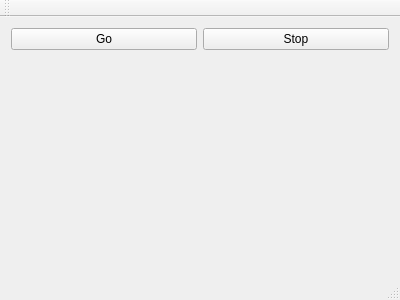
<?xml version="1.0" encoding="UTF-8"?>
<ui version="4.0">
 <class>MainWindow</class>
 <widget class="QMainWindow" name="MainWindow">
  <property name="geometry">
   <rect>
    <x>0</x>
    <y>0</y>
    <width>400</width>
    <height>300</height>
   </rect>
  </property>
  <property name="windowTitle">
   <string>MainWindow</string>
  </property>
  <widget class="QWidget" name="centralWidget">
   <layout class="QVBoxLayout" name="verticalLayout">
    <item>
     <layout class="QHBoxLayout" name="horizontalLayout">
      <item>
       <widget class="QPushButton" name="goButton">
        <property name="text">
         <string>Go</string>
        </property>
       </widget>
      </item>
      <item>
       <widget class="QPushButton" name="stopButton">
        <property name="text">
         <string>Stop</string>
        </property>
       </widget>
      </item>
     </layout>
    </item>
    <item>
     <widget class="AVGLWidget" name="widget" native="true"/>
    </item>
   </layout>
  </widget>
  <widget class="QMenuBar" name="menuBar">
   <property name="geometry">
    <rect>
     <x>0</x>
     <y>0</y>
     <width>400</width>
     <height>25</height>
    </rect>
   </property>
  </widget>
  <widget class="QToolBar" name="mainToolBar">
   <attribute name="toolBarArea">
    <enum>TopToolBarArea</enum>
   </attribute>
   <attribute name="toolBarBreak">
    <bool>false</bool>
   </attribute>
  </widget>
  <widget class="QStatusBar" name="statusBar"/>
 </widget>
 <layoutdefault spacing="6" margin="11"/>
 <customwidgets>
  <customwidget>
   <class>AVGLWidget</class>
   <extends>QWidget</extends>
   <header>av_gl_widget.h</header>
   <container>1</container>
  </customwidget>
 </customwidgets>
 <resources/>
 <connections/>
</ui>
